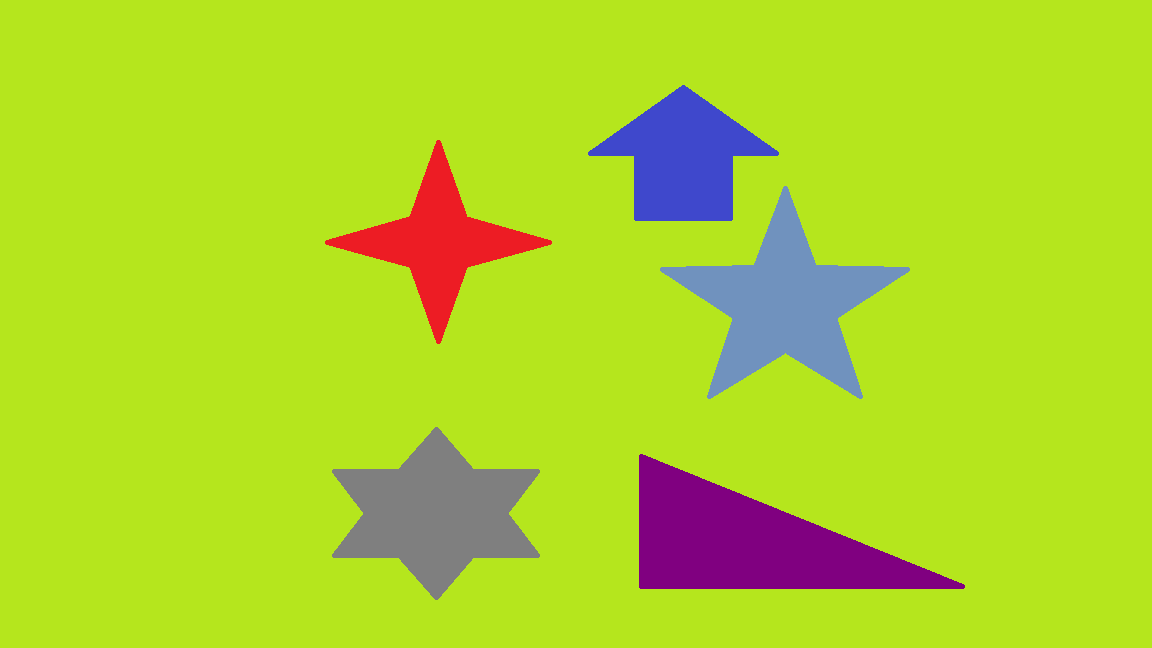
#> input picture tes-warna/Ungu/ungu01.png, 1152 x 648 px; its folder holds 3 pictures in this run
$ python ungu.py
#> lines starting #> are read from the running program, lines starting #| are printed output that depends on the picture; after the words box and inside, x2 and y2 are one past the last pixel; in counts of white or black regions, pixels touching at a corner belong together
import cv2
import numpy as np

for i in range(1, 4):
    img = cv2.imread('ungu0' + str(i) + '.png', 1)
#> img is the input picture: shape (648, 1152, 3); mean B, G, R 42.1, 211.9, 175
    hsv = cv2.cvtColor(img, cv2.COLOR_BGR2HSV)
#> hsv: shape (648, 1152, 3); mean H, S, V 45.2, 214.3, 222.8

    lower_api0 = np.array([140, 235, 108])
    upper_api0 = np.array([160, 255, 148])
    mask = cv2.inRange(hsv, lower_api0, upper_api0)
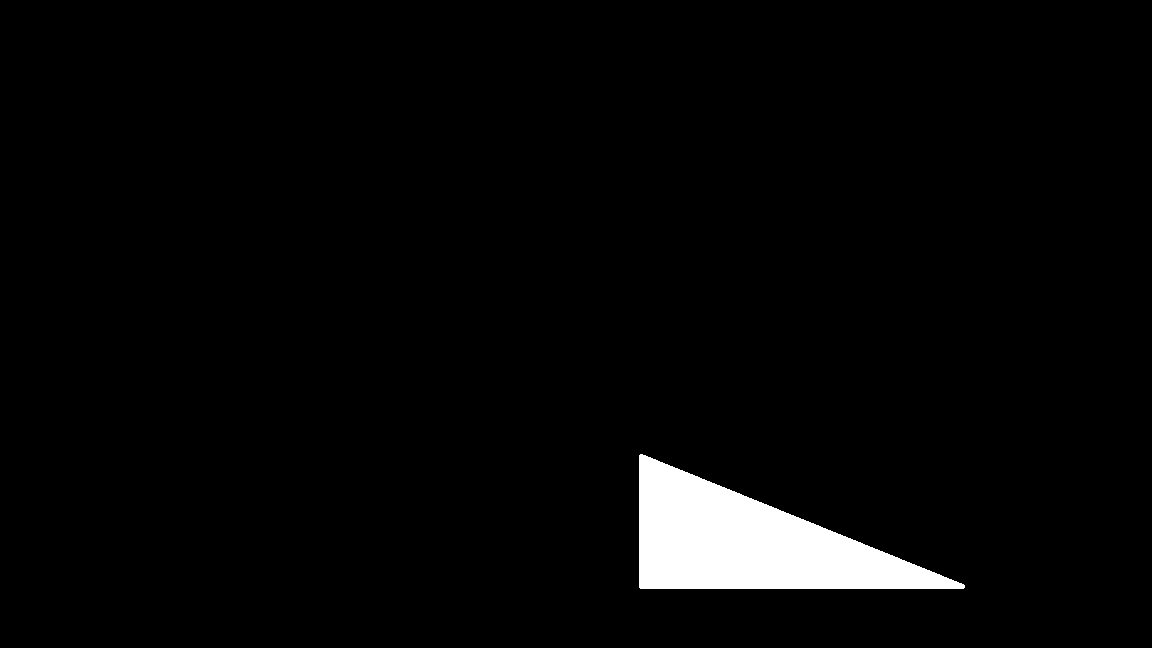
#> mask: shape (648, 1152); 3.1% white; 1 white region, box (x1, y1, x2, y2) and area: (639, 454, 965, 589) 22878

    new_img = cv2.bitwise_and(img, img, mask=mask)
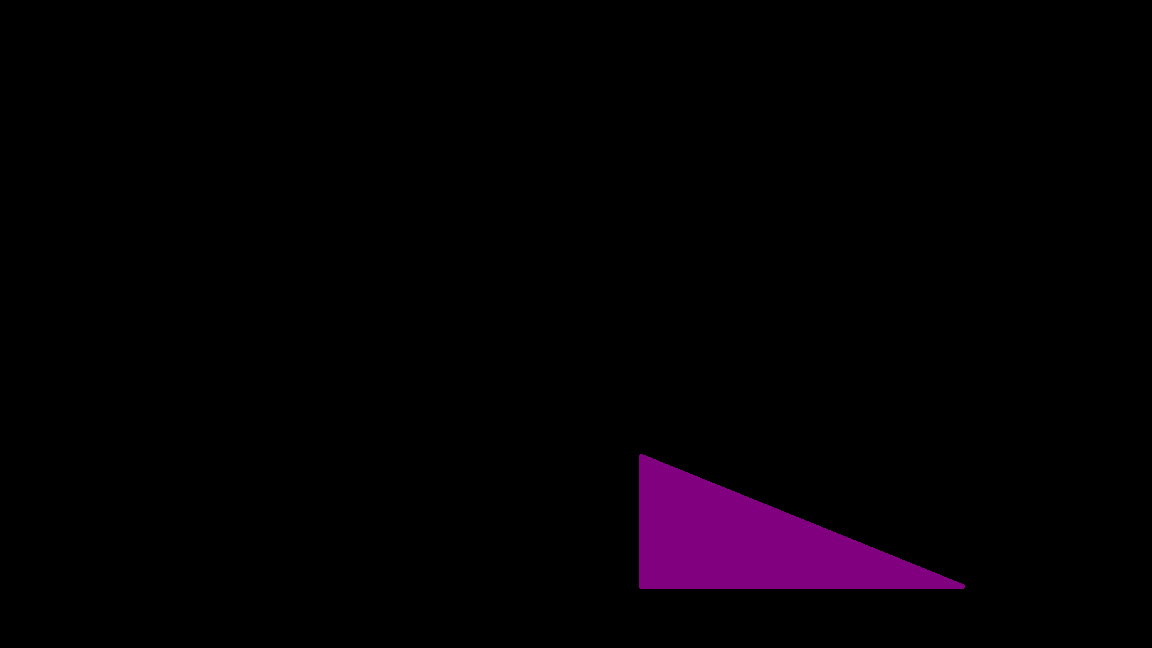
#> new_img: shape (648, 1152, 3); mean B, G, R 3.9, 0, 3.9

    cv2.imshow("hasil" + str(i) + ".png", new_img)
    cv2.imshow('image', img)

    cv2.waitKey(0)
    cv2.destroyAllWindows()
#> pass 2 of the loop `for i in range(1, 4):`:
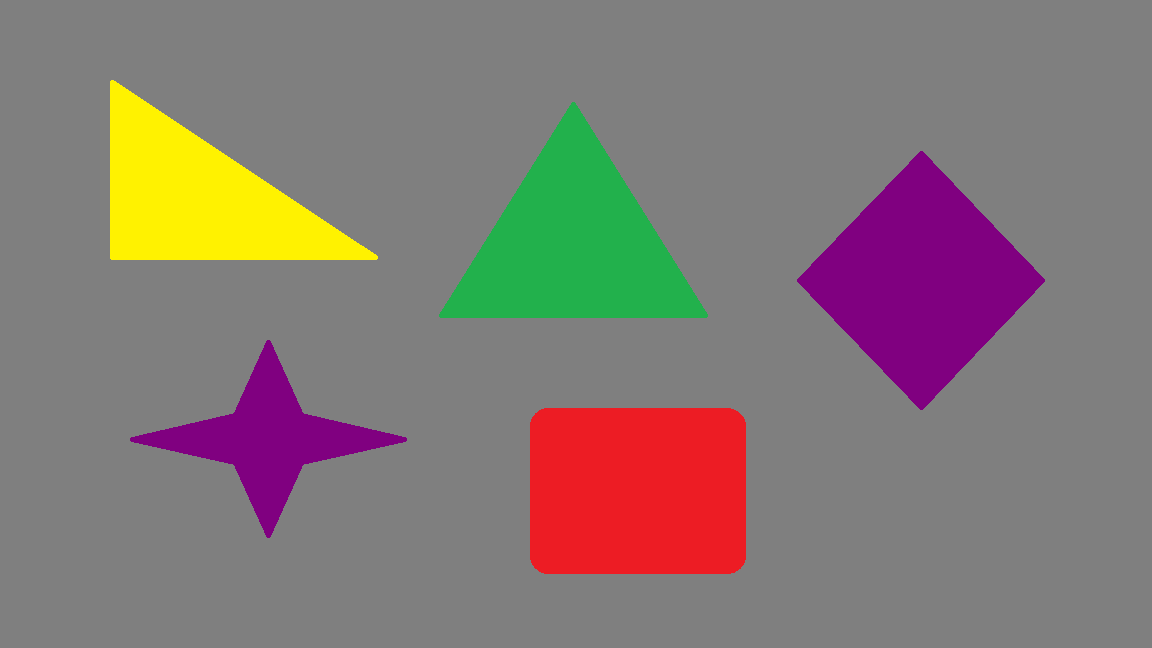
#> input picture tes-warna/Ungu/ungu02.png, 1152 x 648 px
#> img is the input picture: shape (648, 1152, 3); mean B, G, R 116.5, 120.1, 132.9
#> hsv: shape (648, 1152, 3); mean H, S, V 21.7, 43.6, 138.6
#> `mask = cv2.inRange(hsv, lower_api0, upper_api0)`:
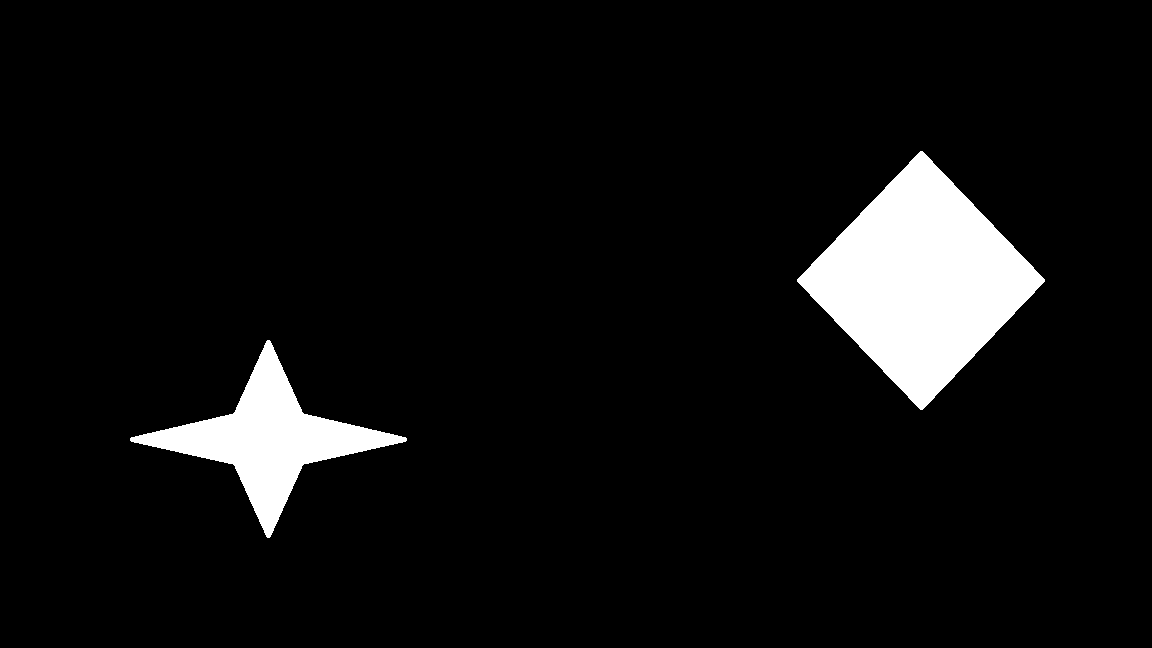
#> mask: shape (648, 1152); 6.3% white; 2 white regions, box (x1, y1, x2, y2) and area: (797, 151, 1045, 410) 32622, (130, 340, 407, 538) 14642
#> `new_img = cv2.bitwise_and(img, img, mask=mask)`:
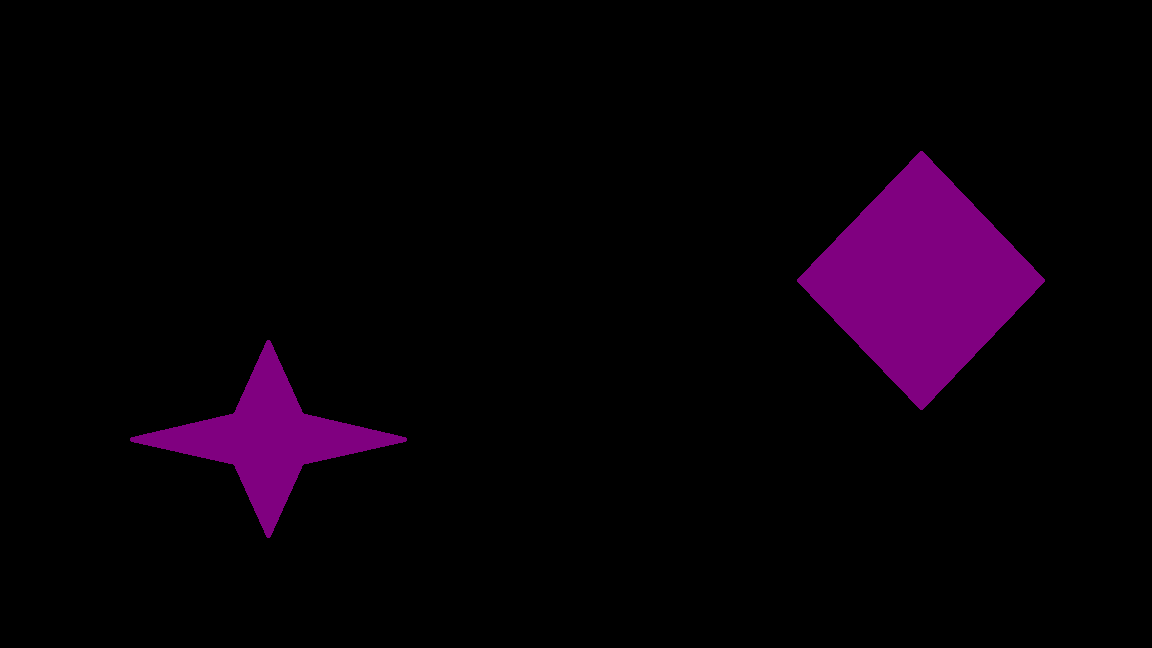
#> new_img: shape (648, 1152, 3); mean B, G, R 8.1, 0, 8.1
#> pass 3 of the loop `for i in range(1, 4):`:
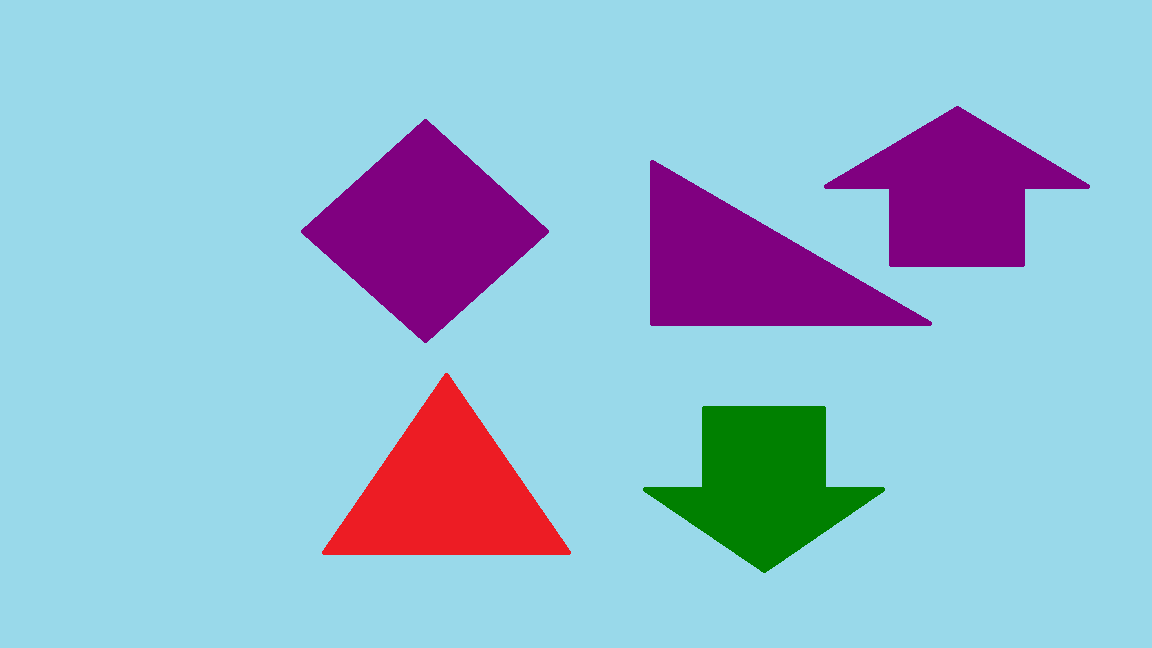
#> input picture tes-warna/Ungu/ungu03.png, 1152 x 648 px
#> img is the input picture: shape (648, 1152, 3); mean B, G, R 210.6, 186.9, 148.8
#> hsv: shape (648, 1152, 3); mean H, S, V 103, 113.7, 220.5
#> `mask = cv2.inRange(hsv, lower_api0, upper_api0)`:
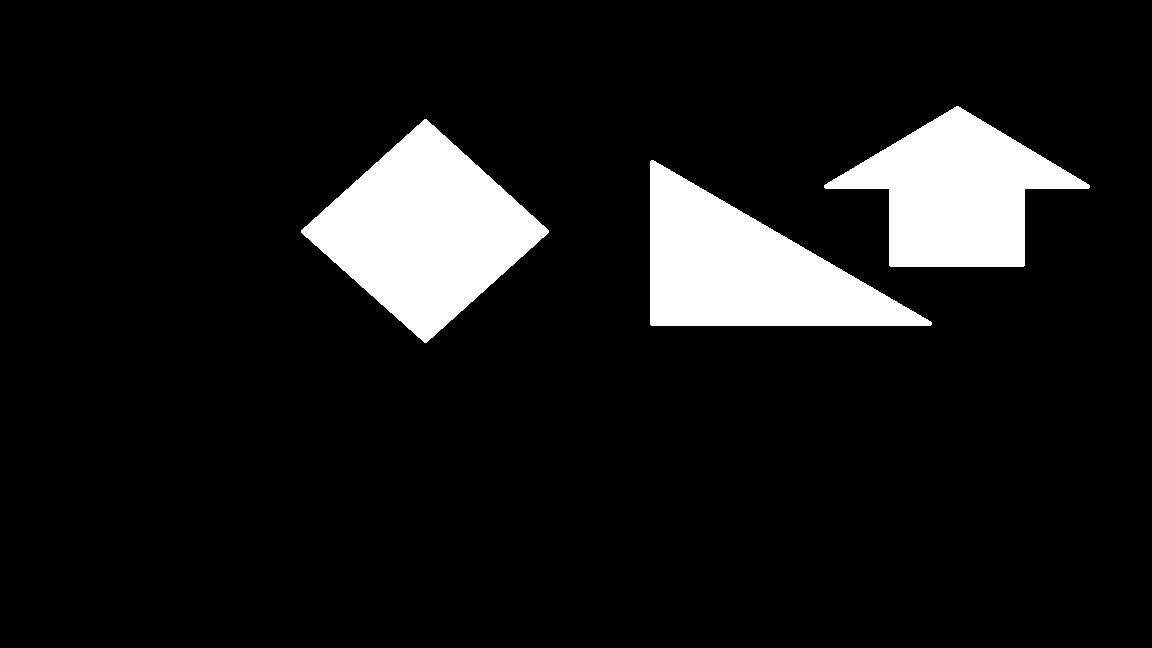
#> mask: shape (648, 1152); 10% white; 3 white regions, box (x1, y1, x2, y2) and area: (301, 119, 549, 343) 28246, (650, 160, 932, 326) 24214, (824, 106, 1090, 267) 22211
#> `new_img = cv2.bitwise_and(img, img, mask=mask)`:
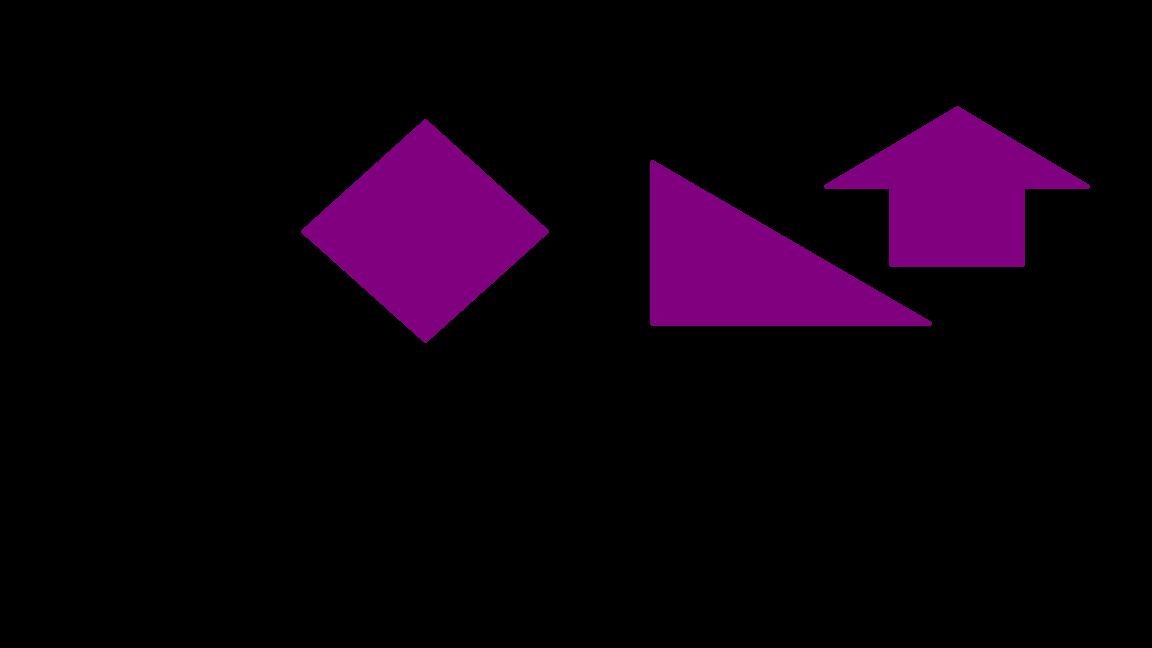
#> new_img: shape (648, 1152, 3); mean B, G, R 12.8, 0, 12.8
